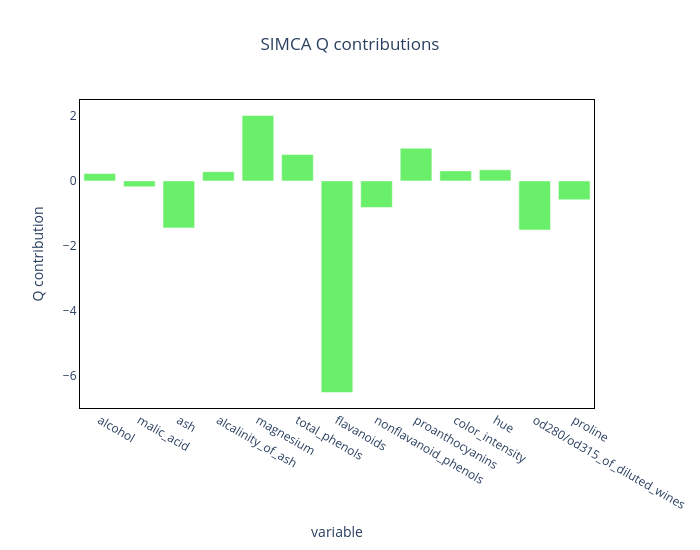

Write notebook code for a chart like this one.
### Markdown cell above
### Contribution plot

Which variables push a rejected sample's Q statistic the most — picking the
first non-target sample that got rejected.

### Code cell
y_pred_1 = model_1.predict(X)
rejected_1 = np.flatnonzero((y != TARGET_1) & (y_pred_1 == model_1.negative_label))
flagged_1 = X[[rejected_1[0]]]
print(f"Sample class: {class_names[y[rejected_1[0]]]!r}")

model_1.plot_contributions(flagged_1, kind="q", variable_names=feature_names)

### Figure 1 — Plotly figure (JSON) as saved in the notebook; plotly's stock layout.template omitted (floating-point values rounded to 4 significant figures)
{"data": [{"marker": {"color": "#6AEF6A"}, "type": "bar", "x": ["alcohol", "malic_acid", "ash", "alcalinity_of_ash", "magnesium", "total_phenols", "flavanoids", "nonflavanoid_phenols", "proanthocyanins", "color_intensity", "hue", "od280/od315_of_diluted_wines", "proline"], "y": [0.225, -0.1779, -1.449, 0.2841, 2.021, 0.8174, -6.528, -0.8204, 1.01, 0.3098, 0.3431, -1.514, -0.5811]}], "layout": {"height": 550, "showlegend": false, "title": {"text": "SIMCA Q contributions", "x": 0.5}, "width": 700, "xaxis": {"linecolor": "black", "mirror": true, "showgrid": false, "showline": true, "title": {"text": "variable"}, "zeroline": false}, "yaxis": {"linecolor": "black", "mirror": true, "showgrid": false, "showline": true, "title": {"text": "Q contribution"}, "zeroline": false}}}
